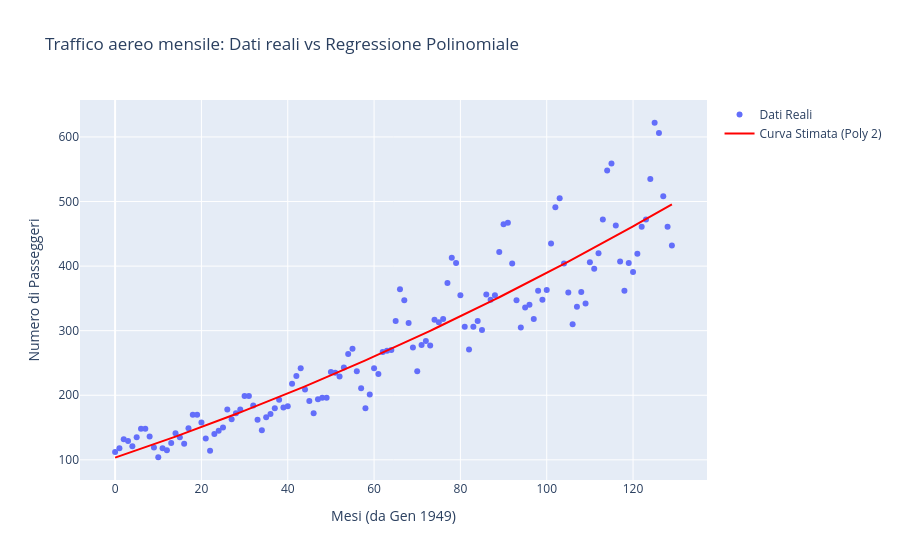

The notebook cell this image was saved under:
### Code cell
import plotly.graph_objects as go

#Chiediamo al modello la predizione su TUTTI i mesi a disposizione
y_pred_totale = model_poly2.predict(df['mese_numerico'].values.reshape(-1,1))

fig = go.Figure()

fig.add_trace(go.Scatter(
    x=df['mese_numerico'], 
    y=df['passengers'], 
    mode='markers',
    name='Dati Reali'
))

fig.add_trace(go.Scatter(
    x=df['mese_numerico'], 
    y=y_pred_totale, 
    mode='lines',
    name='Curva Stimata (Poly 2)',
    line=dict(color='red', width=2)
))

fig.update_layout(
    title='Traffico aereo mensile: Dati reali vs Regressione Polinomiale', 
    xaxis_title='Mesi (da Gen 1949)', 
    yaxis_title='Numero di Passeggeri'
)

fig.show()

### Figure 1 — Plotly figure (JSON) as saved in the notebook; plotly's stock layout.template omitted (floating-point values rounded to 4 significant figures; data arrays with more than 128 entries replaced by an {"elided": "..."} marker saying what was removed)
{"data": [{"mode": "markers", "name": "Dati Reali", "type": "scatter", "x": {"elided": "130 int values"}, "y": {"elided": "130 float values"}}, {"line": {"color": "red", "width": 2}, "mode": "lines", "name": "Curva Stimata (Poly 2)", "type": "scatter", "x": {"elided": "130 int values"}, "y": {"elided": "130 float values"}}], "layout": {"title": {"text": "Traffico aereo mensile: Dati reali vs Regressione Polinomiale"}, "xaxis": {"title": {"text": "Mesi (da Gen 1949)"}}, "yaxis": {"title": {"text": "Numero di Passeggeri"}}}}
